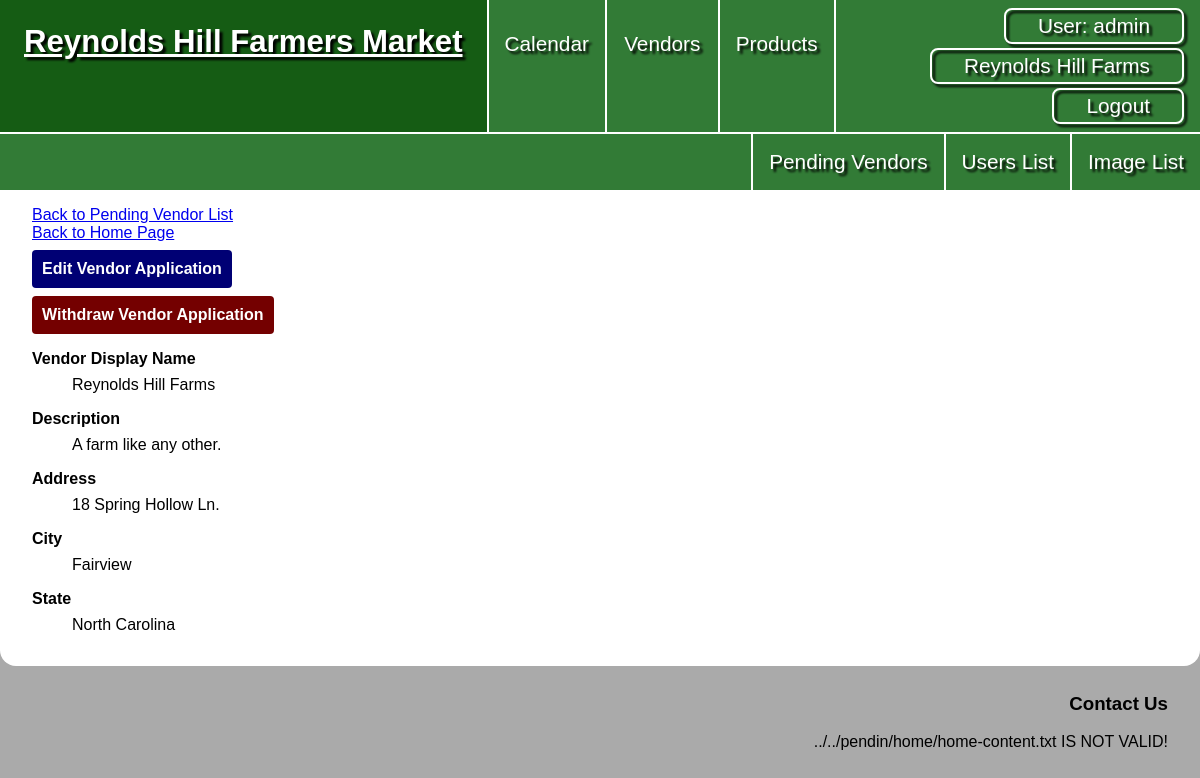
/pending_vendors/show.php?id=1 (signed in), run on the app's committed database.
### tables this page shows
CREATE TABLE `vendors` (
  `vendor_id` int NOT NULL,
  `vd_user_id` int DEFAULT NULL,
  `vendor_display_name` varchar(50) NOT NULL,
  `vendor_desc` text NOT NULL,
  `address` varchar(255) NOT NULL,
  `city` varchar(255) NOT NULL,
  `vd_state_id` int NOT NULL,
  `zip` int NOT NULL,
  `is_pending` tinyint(1) NOT NULL
);

CREATE TABLE `states` (
  `state_id` int NOT NULL,
  `state_name` varchar(50) NOT NULL
);

### private/initialize.php (called while the page is built, shortened)
<?php
  require_once('functions.php');
  require_once('classes/Session.class.php');
  require_once('classes/DatabaseObject.class.php');
  require_once('classes/CalendarDate.class.php');
  require_once('classes/Product.class.php');
  require_once('classes/Vendor.class.php');
  require_once('classes/VendorInventory.class.php');
  $session = new Session;
?>

### private/classes/Session.class.php (called while the page is built, shortened)
<?php
class Session
{
  private $user_id;
  private $last_login;
  private $role;
  public $active_vendor_id;
  public function is_logged_in() {
    return isset($this->user_id) && $this->last_login_is_recent();
  }
  public function is_admin_logged_in() {
    return $this->is_logged_in() && ($this->role == 'a' || $this->role == 's');
  }
  public function has_vendor() {
    return isset($this->active_vendor_id);
  }
  private function check_stored_login() {
    if (isset($_SESSION['user_id'])) {
      $this->user_id = $_SESSION['user_id'];
      $this->display_name = $_SESSION['display_name'];
      $this->last_login = $_SESSION['last_login'];
      $this->role = $_SESSION['role'];
      $this->active_vendor_id = $_SESSION['active_vendor_id'];
      $this->active_vendor_name = $_SESSION['active_vendor_name'];
      $this->is_pending = $_SESSION['is_pending'];
    }
  }
  private function last_login_is_recent() {
    if (!isset($this->last_login)) {
      return false;
    } else if (($this->last_login + self::MAX_LOGIN_AGE) < time()) {
      return false;
    } else {
      return true;
    }
  }
  public function get_user_id() {
    return $this->user_id;
  }
}

### private/classes/DatabaseObject.class.php (called while the page is built, shortened)
<?php
class DatabaseObject {
  static protected $database;
  static public function set_database($database) {
    self::$database = $database;
  }
  static public function find_by_sql($sql) {
    $result = self::$database->query($sql);
    $object_array = [];
    while($record = $result->fetch_assoc()) {
      $object_array[] = static::instantiate($record);
    }
    if(count($object_array) > 0){
      return $object_array;
    } else {
      return false;
    }
  }
  static protected function instantiate($record) {
    $object = new static;
    foreach($record as $property => $value) {
      if(property_exists($object, $property)) {
        $object->$property = $value;
      }
    }
    return $object;
  }
}
?>

### private/classes/Vendor.class.php (called while the page is built, shortened)
<?php
class Vendor extends DatabaseObject
{
  static protected $table_name = 'vendors';
  public $vendor_id;
  public $vd_state_id;
  public function __construct($args = [])
  {
    $this->vd_state_id = $args['vd_state_id'] ?? '';
  }
  public function populate_state()
  {
    $sql = "SELECT state_name ";
    $sql .= "FROM states ";
    $sql .= "WHERE state_id = " . $this->vd_state_id . ";";
    $result = self::$database->query($sql);
  }
  public function populate_phones()
  {
    $sql = "SELECT phone_id, phone_number, phone_type ";
    $sql .= "FROM phone_numbers ";
    $sql .= "WHERE ph_vendor_id =" . $this->vendor_id . ";";
    $result = self::$database->query($sql);
    while ($row = $result->fetch_assoc()) {
      foreach ($row as $property => $value) {
        if ($property === 'phone_id') {
          $phone_id = $value;
        } elseif ($property === 'phone_number') {
          $phone_number = $value;
        } elseif ($property === 'phone_type') {
          $phone_type = $value;
        }
      }
    }
  }
  public function populate_dates()
  {
    $this->listed_dates = CalendarDate::find_by_vendor($this->vendor_id);
  }
  public function populate_inventory()
  {
    $this->vendor_inventory = VendorInventory::find_by_vendor($this->vendor_id);
  }
  static public function populate_full($vendor_id)
  {
    $sql = "SELECT * FROM " . static::$table_name . " ";
    $sql .= "WHERE vendor_id = " . $vendor_id . ";";
    $vendor_object = static::find_by_sql($sql)[0];
    $vendor_object->populate_state();
    $vendor_object->populate_phones();
    $vendor_object->populate_inventory();
    $vendor_object->populate_dates();
    return $vendor_object;
  }
}

### private/classes/VendorInventory.class.php (called while the page is built, shortened)
<?php
class VendorInventory extends DatabaseObject {
  static protected $table_name = 'vendor_inventory';
  public $inv_product_id;
  public function populate_product(){
    $this->product = Product::find_by_id($this->inv_product_id);
  }
  static public function find_by_vendor($vendor_id){
    $sql = "SELECT * FROM " . static::$table_name . " ";
    $sql .= "WHERE inv_vendor_id = '" . $vendor_id . "';";
    $obj_array = static::find_by_sql($sql);
    if(!empty($obj_array)) {
      foreach($obj_array as $vendorInventory){
        $vendorInventory->populate_product();
      }
      return $obj_array;
    } else {
      return false;
    }
  }
}
?>

### private/classes/Product.class.php (called while the page is built, shortened)
<?php
class Product extends DatabaseObject {
  static public function find_by_id($product_id) {
    $sql = "SELECT p.product_id, p.prd_category_id, c.category_name, p.product_name ";
    $sql .= "FROM products p, product_categories c ";
    $sql .= "WHERE p.prd_category_id = c.category_id ";
    $sql .= "AND p.product_id = '" . $product_id . "';";
    $result = static::find_by_sql($sql);
    if($result){
      return $result[0];
    } else {
      return false;
    }
  }
}
?>

### private/classes/CalendarDate.class.php (called while the page is built, shortened)
<?php
class CalendarDate extends DatabaseObject {
  static public function find_date_by_sql($sql) {
    $result = self::$database->query($sql);
    $object_array = [];
    while($row = $result->fetch_assoc()) {
      $object = new static;
      foreach($row as $property => $value) {
        if(property_exists($object, $property)) {
          $object->$property = $value;
        }
      }
    $object_array[$object->calendar_id] = $object;
    }
    return $object_array;
  }
  static public function find_by_vendor($vendor_id) {
    $sql = "SELECT c.calendar_id, c.date ";
    $sql .= "FROM calendar c, calendar_listing li ";
    $sql .= "WHERE c.calendar_id = li.li_calendar_id ";
    $sql .= "AND li.li_vendor_id = " . $vendor_id . " ";
    $sql .= "AND c.date >= '" . date("Y-m-d") . "';";
    return static::find_date_by_sql($sql);
  }
}
?>

### public/pending_vendors/show.php (the view, shortened to what this page needs)
<?php require_once('../../private/initialize.php'); ?>
<?php
$vendor_id = h($_GET['id']);
$vendor = Vendor::populate_full($vendor_id);
?>
<?php include(SHARED_PATH . '/public_header.php'); ?>
<main class="show">
  <?php
  if ($session->is_admin_logged_in()) { ?>
    <a href="<?php echo url_for('/pending_vendors/list.php') ?>">Back to Pending Vendor List</a><br>
  <?php
  }
  ?>
  <a href="<?php echo url_for('index.php') ?>">Back to Home Page</a>
  <a href="<?php echo url_for('/pending_vendors/edit.php?id=' . $vendor_id); ?>" class="edit-button">Edit Vendor Application</a>
  <a href="<?php echo url_for('/pending_vendors/delete.php?id=' . $vendor_id); ?>" class="delete-button">Withdraw Vendor Application</a>
  <dl>
    <dt>Vendor Display Name</dt>
    <dd><?php echo $vendor->vendor_display_name ?></dd>
    <dt>Description</dt>
    <dd><?php echo $vendor->vendor_desc ?></dd>
    <dt>Address</dt>
    <dd><?php echo $vendor->address ?></dd>
    <dt>City</dt>
    <dd><?php echo $vendor->city ?></dd>
    <dt>State</dt>
    <dd><?php echo $vendor->state ?></dd>
</main>
<?php include(SHARED_PATH . '/public_footer.php'); ?>

### private/shared/public_header.php (shortened to what this page needs)
<!DOCTYPE html>
<html lang="en">
<head>
  <link rel="stylesheet" href="<?php echo url_for("/css/styles.css"); ?>">
</head>
<body>
  <div id="wrapper">
    <header>
      <nav>
        <a href="<?php echo url_for('/index.php') ?>">
          <h1>Reynolds Hill Farmers Market</h1>
        </a>
        <ul>
          <li><a href="<?php echo url_for('/calendar.php') ?>">Calendar</a></li>
          <li><a href="<?php echo url_for('/vendors.php') ?>">Vendors</a></li>
          <li><a href="<?php echo url_for('/products.php') ?>">Products</a></li>
          <?php
          if ($session->is_logged_in()) { ?>
            <li id="logged-in">
              <a href="<?php echo url_for('/users/show.php?id=' . $session->get_user_id()); ?>"><span>User: <?php echo $session->display_name; ?></span></a>
              <?php
                if($session->has_vendor() && !$session->is_pending ){
                  echo '<a href="' . url_for('/vendors/user_view.php?id=' . $session->active_vendor_id) . '">' . $session->active_vendor_name . '</a>';
                }
              ?>
              <a href="<?php echo url_for('/logout.php'); ?>">Logout</a>
            </li>
          <?php }
          else { ?>
            <li><a href="<?php echo url_for('/signup.php') ?>">Become a Vendor</a></li>
            <li><a href="<?php echo url_for('/login.php') ?>">Login</a></li>
          <?php } ?>
        </ul>
        <?php
        if ($session->is_admin_logged_in()) {?>
          <ul>
            <li><a href="<?php echo url_for('/pending_vendors/list.php') ?>">Pending Vendors</a></li>
            <li><a href="<?php echo url_for('/users/list.php') ?>">Users List</a></li>
            <li><a href="<?php echo url_for('/images/list.php') ?>">Image List</a></li>
          </ul>
        <?php } ?>
      </nav>
    </header>

### public/css/styles.css (style rules this page uses)
* { box-sizing: border-box; }
html { font: 16px Verdana, Geneva, Tahoma, sans-serif; }
body { background-color: #aaa; margin: 0; }
#wrapper { background-color: #fff; border-radius: 0 0 1rem 1rem; max-width: 1400px; margin: 0 auto; }
header { background-color: #327b36; color: #fff; }
header a { color: #fff; flex-shrink: 2; text-decoration: none; }
h1 { filter: drop-shadow(3px 3px 1px #000); margin: 0; min-width: 325px; padding: 1.5rem; text-wrap: wrap; }
header nav { display: grid; flex-grow: 1; grid-template-columns: auto 1fr; font-size: 1.3rem; height: min-content; min-height: 96px; }
nav ul { display: flex; flex: 1; list-style: none; margin: 0; padding: 0; }
nav li { align-items: stretch; border-left: #fff 2px solid; display: flex; flex: 1; }
header nav li a { filter: drop-shadow(3px 3px 1px #000); text-align: center; }
header nav ul:first-of-type li a { flex-grow: 1; padding: 2rem 1rem; }
#logged-in { align-content: space-between; display: flex; flex-grow: 3; flex-shrink: 1; flex-wrap: wrap; flex-direction: row; row-gap: 4px; padding: .5rem 1rem; }
#logged-in a { border: #fff 2px solid; border-radius: .5rem; flex-grow: 0; height: min-content; margin-left: auto; padding: .25rem 2rem; justify-self: right; }
nav ul:nth-of-type(2) { border-top: #fff 2px solid; grid-column: span 2; }
nav ul:nth-of-type(2) li { flex-grow: 0; }
nav ul:nth-of-type(2) li:first-of-type { margin-left: auto; }
nav ul:nth-of-type(2) li a { padding: 1rem; text-wrap: nowrap; }
main { padding: 1rem 2rem; }
main:not(#calendar) .edit-button { background-color: #000074; border-radius: 4px; color: #fff; display: block; font-weight: bold; margin-top: .5rem; padding: 10px; text-decoration: none; width: fit-content; }
main:not(#calendar) .delete-button { background-color: #740000; border-radius: 4px; color: #fff; display: block; font-weight: bold; margin-top: .5rem; padding: 10px; text-decoration: none; width: fit-content; }
dt { font-weight: bold; margin: 1rem 0 .5rem; }

### data on the page
vendors: vendor_display_name "Reynolds Hill Farms", vendor_desc "A farm like any other.", address "18 Spring Hollow Ln.", city "Fairview"
states: state_name "North Carolina"

### other printed values
$session->display_name "admin"
$filepath "../../pendin/home/home-content.txt"
